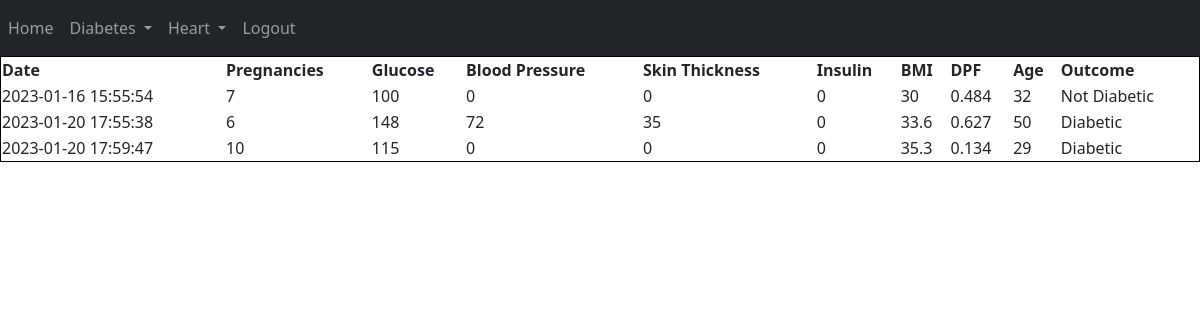
The page /diabetes_history (signed in) on the database its author committed.
### website/models.py (models this page shows)
class Diabetes(db.Model):
    id = db.Column(db.Integer, primary_key=True)
    date = db.Column(db.DateTime(timezone=True), default=func.now()) # To auto set date
    pregnancies = db.Column(db.Integer)
    glucose = db.Column(db.Integer)
    bloodpressure = db.Column(db.Integer)
    skinthichness = db.Column(db.Integer)
    insulin = db.Column(db.Integer)
    bmi = db.Column(db.Integer)
    dpf = db.Column(db.Integer)
    age = db.Column(db.Integer)
    outcome = db.Column(db.String(10000))
    user_id = db.Column(db.Integer, db.ForeignKey('user.id')) # not here

### website/views.py (the view)
@views.route("/diabetes_history")
@login_required
def diabetes_history():
    return render_template('diabetes_history.html', user=current_user)

### website/__init__.py (called while the page is built)
def create_app():
    app = Flask(__name__)
    app.config['SECRET_KEY'] = 'uuhfurhfueih hfu iehfuci heuh eusjhc nsjv nsweur'
    app.config['SQLALCHEMY_DATABASE_URI'] = f'sqlite:///{DB_NAME}'
    db.init_app(app)
    from .views import views
    from .auth import auth
    app.register_blueprint(views, url_prefix="/")
    app.register_blueprint(auth, url_prefix="/")
    from .models import User, Diabetes, Heart
    create_database(app)
    login_manager = LoginManager()
    login_manager.login_view = 'auth.login'
    login_manager.init_app((app))
    @login_manager.user_loader
    def load_user(id):
        return User.query.get(int(id))
    return app

### website/templates/diabetes_history.html
{% include 'nav(logged).html' %}
<table style="border:1px solid black;
width: 100%;">
    <tr>
    <th>Date</th>
    <th>Pregnancies</th>
    <th>Glucose</th>
    <th>Blood Pressure</th>
    <th>Skin Thickness</th>
    <th>Insulin</th>
    <th>BMI</th>
    <th>DPF</th>
    <th>Age</th>
    <th>Outcome</th>
    </tr>
    {% for diabetes in user.diabetes %}
    <tr>
        <td>{{ diabetes.date }}</td>
        <td>{{ diabetes.pregnancies }}</td>
        <td>{{ diabetes.glucose }}</td>
        <td>{{ diabetes.bloodpressure }}</td>
        <td>{{ diabetes.skinthichness }}</td>
        <td>{{ diabetes.insulin }}</td>
        <td>{{ diabetes.bmi }}</td>
        <td>{{ diabetes.dpf }}</td>
        <td>{{ diabetes.age }}</td>
        <td>{{ diabetes.outcome }}</td>
    </tr>
        {% endfor %}
</table>

### rows shown on the page
Diabetes: date "2023-01-16 15:55:54", pregnancies "7", glucose "100", bloodpressure "0", skinthichness "0", insulin "0", bmi "30", dpf "0.484", age "32", outcome "Not Diabetic"
Diabetes: date "2023-01-20 17:55:38", pregnancies "6", glucose "148", bloodpressure "72", skinthichness "35", insulin "0", bmi "33.6", dpf "0.627", age "50", outcome "Diabetic"
Diabetes: date "2023-01-20 17:59:47", pregnancies "10", glucose "115", bloodpressure "0", skinthichness "0", insulin "0", bmi "35.3", dpf "0.134", age "29", outcome "Diabetic"
